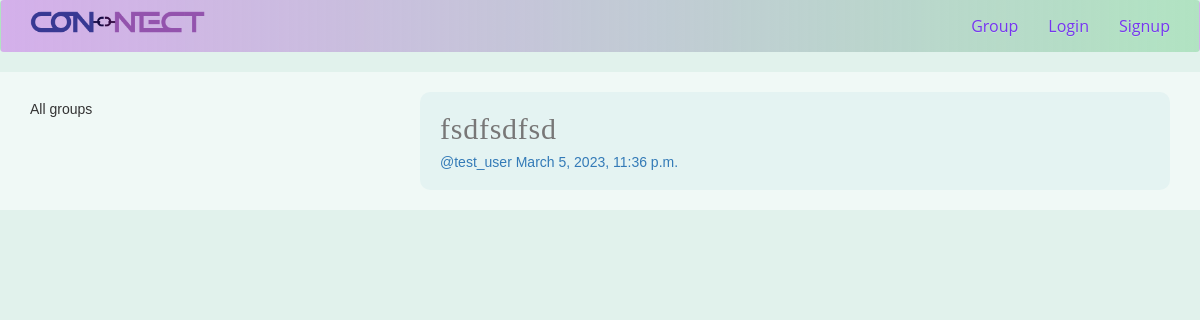
/posts/, run on the app's committed database.
### posts/models.py (models this page shows, shortened)
class Post(models.Model):
    user=models.ForeignKey(User,related_name='posts',on_delete=models.CASCADE)
    created_at=models.DateTimeField(auto_now=True)
    message=models.TextField()
    message_html=models.TextField(editable=False)
    group=models.ForeignKey(Group,related_name='posts',null=True,blank=True,on_delete=models.CASCADE)
    class Meta:
        ordering=['-created_at']
        unique_together=['user','message']

### posts/views.py (the view)
# urls.py: path('',views.PostList.as_view(),name='all'),
class PostList(SelectRelatedMixin,generic.ListView):
    model=models.Post
    select_related=('user','group')

### posts/templates/posts/post_list.html (shortened to what this page needs)
{% extends "posts/post_base.html" %}
{% load humanize %}
{% block prepost %}
<div class="col-md-4">
	<div class="card card-with-shadow">
		<div class="content">
			<h5 class="title">All groups</h5>
		</div>
	</div>
</div>
{% endblock %}
{% block post_content %}
<div class="col-md-8">
	{% for post in post_list %}
  {% include "posts/_post.html" %}
	{% endfor %}
</div>
{% endblock %}

### posts/templates/posts/_post.html (shortened to what this page needs)
<div class="post media">
    <div class="container">
        <h2 class="post-head">{{post.message_html|safe}}</h2>
    </div>
    <div class="col-md-8">
        {%if user.is_authenticated%}
        <h5 class="media-heading">
        <span class="username">
            <a class="post-a-color" href="{%url 'posts:for_user' username=post.user.username%}">@{{post.user.username}}</a>
        </span>
        <br>
        <time class="time">
            <a class="post-a-color" href="{%url 'posts:single' username=post.user.username pk=post.pk %}">{{post.created_at}}</a>
        </time>
        </h5>
        {%else%}
        <h5 class="media-heading">
            <span class="username">
                <a href="{%url 'accounts:login'%}">@{{post.user.username}}</a>
            </span>
            <time class="time">
                <a href="{%url 'accounts:login'%}">{{post.created_at}}</a>
            </time>
            </h5>
        {%endif%}
    </div>
    <div class="col-md-2">
    </div>
</div>

### static/Connect/css/master.css (style rules this page uses)
.post-head { letter-spacing: 0.75px; color: #787777; }
.post { background-color: #e4f3f2; padding-left: 5px; padding-bottom: 15px; border-radius: 10px; }
* { box-sizing: border-box; }
body { background-color: #e1f2ec; margin: 0px; font-size: 1em; font-family: "Open Sans", "Helvetica Neue", sans-serif; }
.header h3, h1,h2 { font-family: "Gentium Book Basic", Georgia, serif; letter-spacing: 0.15em; }

### data on the page
Post: message_html "fsdfsdfsd", user.username "test_user", created_at "March 5, 2023, 11:36 p.m."
